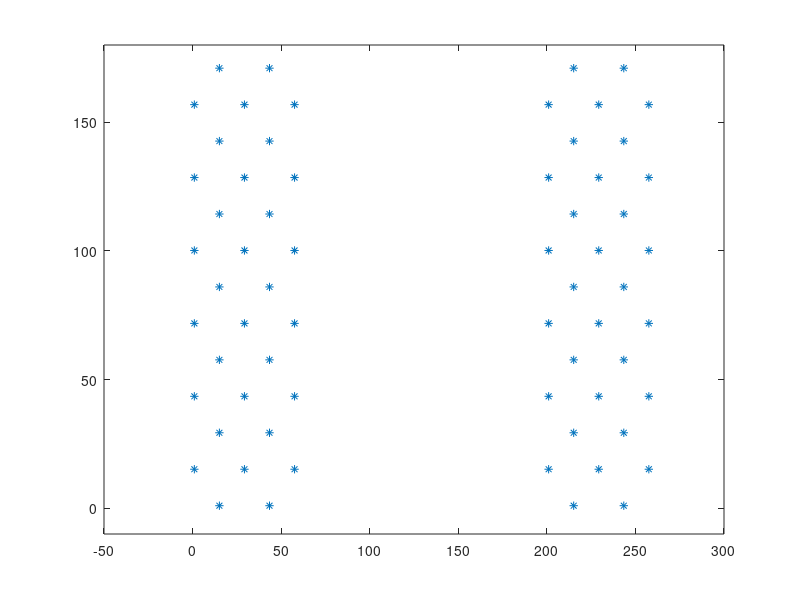

Reproduce this figure in MATLAB.
%% prep for making 64 channel map 
% directionality:
%   starting in the bottom left corner, going up the column, up the next,
%   etc etc. 
%   start everything at (1,1) 
%   um scale
%
% ALP 9/11/2020

% to use: copy expressions into kilosort 


%% x coords
%   contacts are in squares of 20um sides so distance horizontally in each row
%   is a^2+b^2 = c^2 -> sqrt(20^2+20^2) = sqrt(800)
%   max distance is 3 contacts/row so max distance is sqrt(800)*2
%   knowing evenly spaced distance between each is sqrt(800)*2/4 or
%   sqrt(800)/2

x = [ ...
    ones(6,1); ...
    sqrt(800)/2+ones(7,1); sqrt(800)/2*2+ones(6,1); ...
    sqrt(800)/2*3+ones(7,1); sqrt(800)/2*4+ones(6,1); ... %end shank 1
    200+ones(6,1); %point to point is 200um, so add 200
    200+sqrt(800)/2+ones(7,1); 200+sqrt(800)/2*2+ones(6,1); ...
    200+sqrt(800)/2*3+ones(7,1); 200+sqrt(800)/2*4+ones(6,1) ... %end shank 2
    ];

%unwrapped for copying
% [ones(6,1); sqrt(800)/2+ones(7,1); sqrt(800)/2*2+ones(6,1); sqrt(800)/2*3+ones(7,1); sqrt(800)/2*4+ones(6,1); 200+ones(6,1); 200+sqrt(800)/2+ones(7,1); 200+sqrt(800)/2*2+ones(6,1); 200+sqrt(800)/2*3+ones(7,1); 200+sqrt(800)/2*4+ones(6,1)]

%% y coords
%   contacts are in 13 rows with length of 170um
%   so each row is 170/12 um apart from each other

y = [ ...
    1+(170/12):170/12*2:171-(170/12) 1:170/12*2:170+1 ...
    1+(170/12):170/12*2:171-(170/12) 1:170/12*2:170+1 ...
    1+(170/12):170/12*2:171-(170/12) ... %end shank 1
    1+(170/12):170/12*2:171-(170/12) 1:170/12*2:170+1 ...
    1+(170/12):170/12*2:171-(170/12) 1:170/12*2:170+1 ...
    1+(170/12):170/12*2:171-(170/12) ... % end shank 2
    ];

%unwrapped for copying
%[1+(170/12):170/12*2:171-(170/12) 1:170/12*2:170+1 1+(170/12):170/12*2:171-(170/12) 1:170/12*2:170+1 1+(170/12):170/12*2:171-(170/12) 1+(170/12):170/12*2:171-(170/12) 1:170/12*2:170+1 1+(170/12):170/12*2:171-(170/12) 1:170/12*2:170+1 1+(170/12):170/12*2:171-(170/12)]

%% plot to check
% looks good ALP 9/11/2020

plot(x,y, '*')
ylim([-10 180])
xlim([-50 300])

%% k coords
%currently unused by kilosort2, per the issues section it seems that if the
%channels are sufficiently far apart it wont use them together, read the
%issues section for more details

kcoords = [1*ones(32,1); 2*ones(32,1)] ;

%% channel map
%from my intan channel mapping, following the same order I made the
%coordinates in, starting from bottom left of shank 1, working up and then
%up the next column. start at bottom left of shank 2 as well

chmapShank1 = [ ...
    24 28 29 0 1 2 ...
    26 5 30 7 3 23 4 ...
    21 20 6 17 19 22 ...
    12 14 8 16 10 18 15 ...
    31 25 27 13 11 9 ...
    ]; %end shank 1

chmapShank2 = [ ...
    0 6 4 18 20 22 ...
    19 17 23 15 21 13 16 ...
    11 10 14 25 9 12 ...
    5 26 1 24 28 8 27 ...
    7 3 2 31 30 29 ...
    ]; %end shank 2

chmap = [chmapShank1 chmapShank2+32];
chmap = chmap+1; %1 based

%evaluated the above and copied the result:
chmapfinal = [25,29,30,1,2,3,27,6,31,8,4,24,5,22,21,7,18,20,23,13,15,9,17,11,19,16,32,26,28,14,12,10,33,39,37,51,53,55,52,50,56,48,54,46,49,44,43,47,58,42,45,38,59,34,57,61,41,60,40,36,35,64,63,62];
    